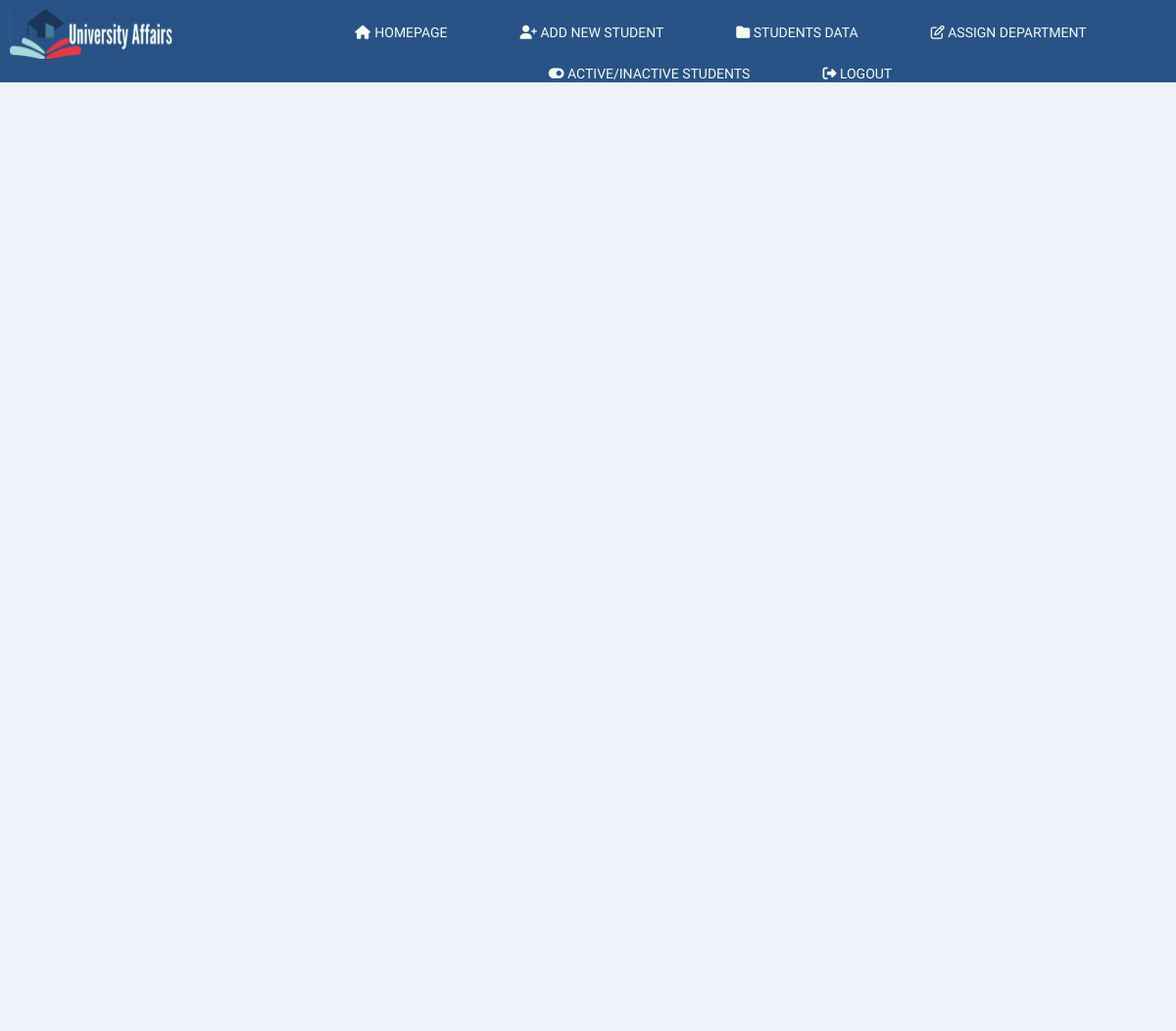
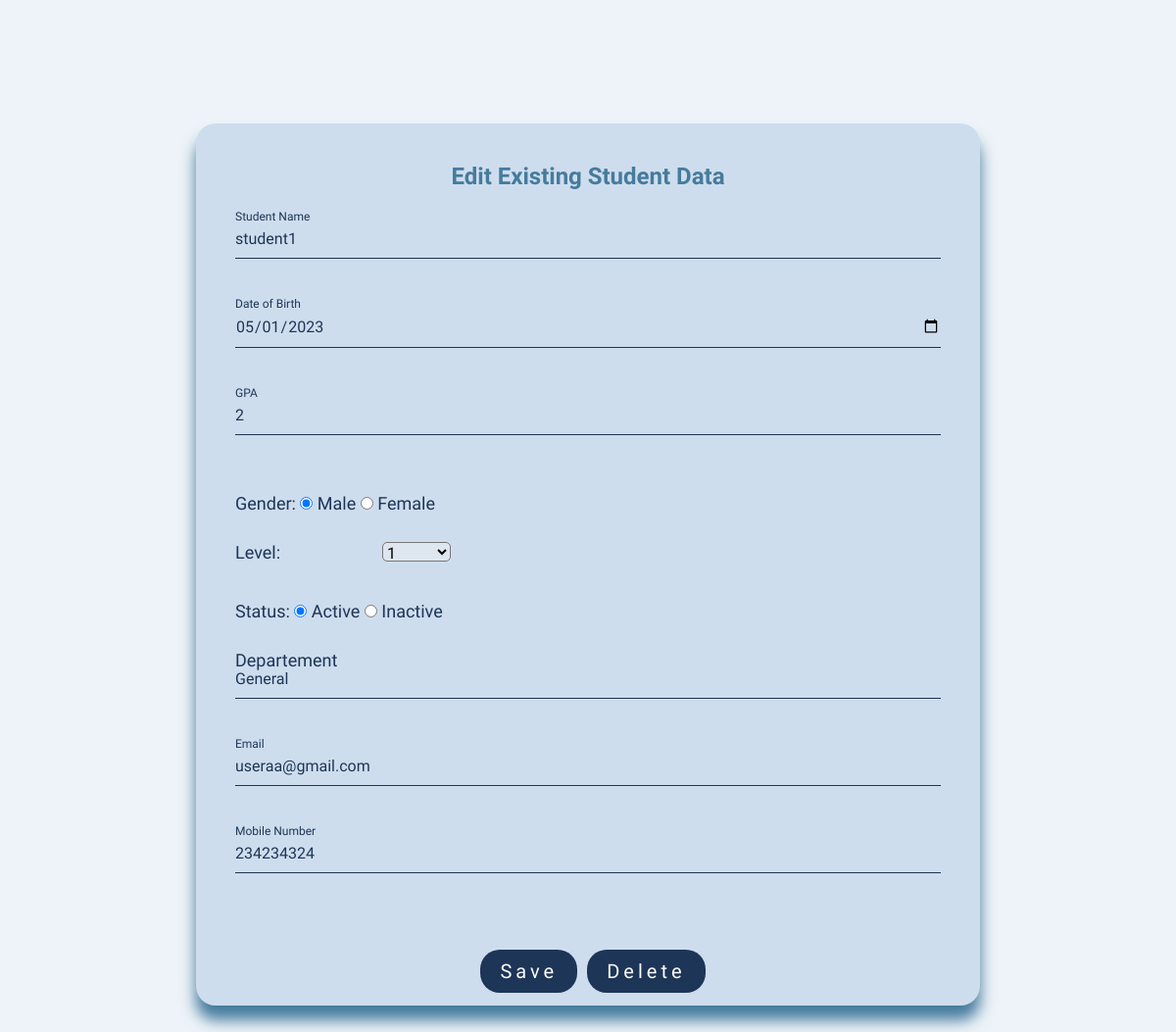
/edit-student/1/, run on the app's committed database (2 pictures, top to bottom).
### web_application/models.py (models this page shows)
class Student(models.Model):
    id = models.CharField(max_length=8, primary_key=True)
    name = models.CharField(max_length=50)
    GPA = models.CharField(max_length=4)
    level = models.CharField(max_length=1)
    gender = models.CharField(max_length=8)
    phone = models.CharField(max_length=11)
    status = models.CharField(max_length=10)
    birth_day = models.DateField()
    email = models.CharField(max_length=50)
    department = models.CharField(max_length=20, default='General')

### web_application/views.py (the view, shortened to what this page needs)
# urls.py: path('edit-student/<str:pk>/', views.editStudent, name="edit-student"),
def editStudent(request, pk):
    student = Student.objects.get(id=pk)
    student = get_object_or_404(Student, id=pk)
    content = {'student': student}
    return render(request, 'web_application/Editpage.html', content)

### web_application/templates/web_application/Editpage.html (shortened to what this page needs)
{% load static %}
<!DOCTYPE html>
<html lang="en">
<head>
    <link rel="stylesheet" href="https://cdnjs.cloudflare.com/ajax/libs/font-awesome/4.7.0/css/font-awesome.min.css">
    <link rel= "stylesheet" href = "{% static 'css/stylesheet2.css' %}"/>
</head>
<body>
    <header>
        <div class="logo">
        <img src="{% static 'photos/Logo.jpg' %}" alt="FCAI-CU" />
        </div>
        <div class="containerr">
        <nav class="navbar">
            <ul>
            <li>
                <a href="{% url 'home_page' %}"><i class="fa fa-fw fa-home"></i> Homepage</a>
            </li>
            <li>
                <a href="{% url 'add_new_student' %}"
                ><i class="fa fa-user-plus"></i> Add New student</a
                >
            </li>
            <li>
                <a href="{% url 'student_data' %}"
                ><i class="fa fa-folder"></i> Students Data</a
                >
            </li>
            <li>
                <a href="{% url 'assignDepartment' %}"
                ><i class="fa fa-edit"></i> Assign Department
                </a>
            </li>
            <li>
                <a href="{% url 'active-inactive-students' %}"
                ><i class="fa fa-toggle-on"></i> Active/inactive Students</a
                >
            </li>
            <li>
                <a href="{% url 'logout' %}">
                <i class="fa-solid fa-right-from-bracket"></i> Logout </a>
            </li>
            </ul>
        </nav>
        </div>
    </header>
    <div class = "insert-box">
        <h2> Edit Existing Student Data </h2>
        <form method="POST" action="" enctype="multipart/form-data">
            <div class="user-box">
                <input type="text" id="studentName" value={{student.name}} name="name">
                <label for="studentName">Student Name</label>
            </div>
            <br/>
            <div class="user-box">
                <input type="date" id="studentDate" value={{ student.birth_day|date:'Y-m-d' }} name="dob">
                <label>Date of Birth</label>
            </div>
            <br/>
            <div class="user-box">
                <input type="number" id="studentGpa" step="0.01" max = "4.0" min="0.0" value={{student.GPA}} name="GPA">
                <label >GPA</label>
            </div>
            <br/>
            <div id="studentGender" class="user-boxx">
                <label>Gender: </label>
                <input id="male" type="radio" name="gender" value="M" {% if student.gender == "Male" %}checked{% endif %}/>
                <label for="male">Male</label>
                <input id="female" type="radio" name="gender" value="F" {% if student.gender == "Female" %}checked{% endif %}/>
                <label for="female">Female</label>
            </div>
            <br/>
            <div class="user-box">
                <label for="studentLevel">Level:</label>
                <select id="studentLevel" name = "studentLevel" >
                    <option id="1" value="1" {% if student.level == "1" %}selected{% endif %}>1</option>
                </select>
            </div>
            <br/>
            <div id="studentStatus" class="user-boxx">
                <label>Status: </label>
                <input id="active" type="radio" name="status" value="Active" {% if student.status == "Active" %}checked{% endif %}/>
                <label for="active">Active</label>
                <input id="inactive" type="radio" name="status" value="Inactive" {% if student.status == "Inactive" %}checked{% endif %}/>
                <label for="inactive">Inactive</label>
            </div>
            <br/>
            <div class="user-box">
                <input type="text" id="departement" readonly value={{student.department}}>
                <label for="departement">Departement</label>
            </div>
            <br/>
            <div class="user-box">
                <input type="email" id="studentEmail" value={{student.email}} name="email">
                <label for="studentEmail">Email</label>
            </div>
            <br/>
            <div class="user-box">
                <input type="number" id="studentPhone" value={{student.phone}} name="phone">
                <label for="studentId">Mobile Number</label>
            </div>
            <div class = "EditButton">
                <button id="save" class = "save" type="submit"> Save </button>
                <a class='centerLink' href="{% url 'delete-student' student.id %}" onclick="return confirmDeletion()" >
                    <button id="delete" class = "delete" type="button"> Delete </button></a>
            </div>
            </form>
    </div>
</body>
</html>

### web_application/static/css/stylesheet2.css (style rules this page uses)
* { margin: 0; padding: 0; font-family: 'Work Sans'; box-sizing: border-box; }
body { background-color: #edf3f8; background-repeat: no-repeat; height: 90%; background-position: center; background-size: cover; margin: 0; width: 100%; }
ul { list-style: none; }
a { text-decoration: none; }
header { background: #295387; }
header::after { content: ''; display: table; clear: both; }
nav { float: center; }
nav ul { margin: 0; padding: 0; list-style: none; text-align: center; }
nav li { display: inline-block; margin-left: 70px; padding-top: 23px; position: relative; }
nav a { color: #f3faee; text-decoration: none; text-transform: uppercase; font-size: 14px; }
nav a::before { content: ''; display: block; height: 5px; background-color: #f3faee; position: absolute; top: 0; width: 0%; transition: all ease-in-out 250ms; }
.logo img { float: left; padding: 10px ; width: 200px; height: 70px; }
.insert-box { justify-content: center; margin: 100px 40px; margin-right: auto; margin-left: auto; width: 800px; height: 900px; padding: 40px; position: absolute; top: 68%; left: 50%; transform: translate(-50%, -50%); background: #cedded; box-shadow: 0 15px 15px #457b9d; border-radius: 20px; }
.insert-box h2 { margin: 0 0 30px; padding: 0; color: #457b9d; text-align: center; }
.insert-box .user-box { position: relative; }
.insert-box .user-box input { width: 100%; padding: 10px 0; font-size: 16px; color: #1d3557; margin-bottom: 30px; border: none; border-bottom: 1px solid #1d3557; outline: none; background: transparent; }
.user-box label { position: absolute; top: -20px; left: 0; padding: 10px 0; font-size: 18px; color: #1d3557; pointer-events: none; transition: 0.5s; }
.insert-box .user-box input:focus ~ label, .insert-box .user-box input:valid ~ label { top: -20px; left: 0; color: #1d3557; font-size: 12px; }
.insert-box form button { position: relative; display: inline-block; padding: 10px 20px; color: #fff; background-color: #1d3557; font-size: 20px; border-radius: 20px; overflow: hidden; transition: 1s; margin-bottom: 60px; letter-spacing: 4px; border: none; outline: none; text-align:center; margin-left: 10px; }
select { width: 70px; height: 20px; position: relative; top: auto; bottom: 10px; left: 150px; background-color: #dee7ef; border-radius: 5px; font-size: 16px; }
.user-boxx { width: 100%; padding: 10px 0; font-size: 18px; color: #1d3557; margin-bottom: 10px; background: transparent; }
.EditButton { display: flex; justify-content: center; align-items: center; height: 200px; }

### data on the page
Student: name "student1", dob "05/01/2023", GPA "2", gender "☑ Male", gender "☐ Female", studentLevel "1", status "☑ Active", status "☐ Inactive", department "General", email "useraa@gmail.com", phone "234234324"
